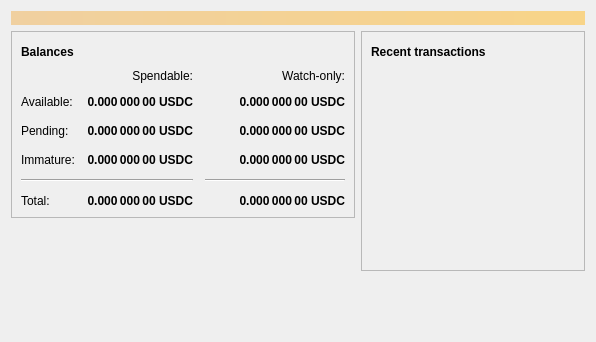
<?xml version="1.0" encoding="UTF-8"?>
<ui version="4.0">
 <class>OverviewPage</class>
 <widget class="QWidget" name="OverviewPage">
  <property name="geometry">
   <rect>
    <x>0</x>
    <y>0</y>
    <width>596</width>
    <height>342</height>
   </rect>
  </property>
  <property name="windowTitle">
   <string>Form</string>
  </property>
  <layout class="QVBoxLayout" name="topLayout">
   <item>
    <widget class="QLabel" name="labelAlerts">
     <property name="visible">
      <bool>false</bool>
     </property>
     <property name="styleSheet">
      <string notr="true">QLabel { background-color: qlineargradient(x1: 0, y1: 0, x2: 1, y2: 0, stop:0 #F0D0A0, stop:1 #F8D488); color:#000000; }</string>
     </property>
     <property name="wordWrap">
      <bool>true</bool>
     </property>
     <property name="margin">
      <number>3</number>
     </property>
     <property name="textInteractionFlags">
      <set>Qt::TextSelectableByMouse</set>
     </property>
    </widget>
   </item>
   <item>
    <layout class="QHBoxLayout" name="horizontalLayout" stretch="1,1">
     <item>
      <layout class="QVBoxLayout" name="verticalLayout_2">
       <item>
        <widget class="QFrame" name="frame">
         <property name="frameShape">
          <enum>QFrame::StyledPanel</enum>
         </property>
         <property name="frameShadow">
          <enum>QFrame::Raised</enum>
         </property>
         <layout class="QVBoxLayout" name="verticalLayout_4">
          <item>
           <layout class="QHBoxLayout" name="horizontalLayout_4">
            <item>
             <widget class="QLabel" name="label_5">
              <property name="font">
               <font>
                <weight>75</weight>
                <bold>true</bold>
               </font>
              </property>
              <property name="text">
               <string>Balances</string>
              </property>
             </widget>
            </item>
            <item>
             <widget class="QPushButton" name="labelWalletStatus">
              <property name="enabled">
               <bool>false</bool>
              </property>
              <property name="maximumSize">
               <size>
                <width>30</width>
                <height>16777215</height>
               </size>
              </property>
              <property name="toolTip">
               <string>The displayed information may be out of date. Your wallet automatically synchronizes with the USCoin network after a connection is established, but this process has not completed yet.</string>
              </property>
              <property name="text">
               <string/>
              </property>
              <property name="icon">
               <iconset resource="../bitcoin.qrc">
                <normaloff>:/icons/warning</normaloff>
                <disabledoff>:/icons/warning</disabledoff>:/icons/warning</iconset>
              </property>
              <property name="iconSize">
               <size>
                <width>24</width>
                <height>24</height>
               </size>
              </property>
              <property name="flat">
               <bool>true</bool>
              </property>
             </widget>
            </item>
            <item>
             <spacer name="horizontalSpacer_3">
              <property name="orientation">
               <enum>Qt::Horizontal</enum>
              </property>
              <property name="sizeHint" stdset="0">
               <size>
                <width>40</width>
                <height>20</height>
               </size>
              </property>
             </spacer>
            </item>
           </layout>
          </item>
          <item>
           <layout class="QGridLayout" name="gridLayout">
            <property name="spacing">
             <number>12</number>
            </property>
            <item row="2" column="2">
             <widget class="QLabel" name="labelWatchPending">
              <property name="font">
               <font>
                <weight>75</weight>
                <bold>true</bold>
               </font>
              </property>
              <property name="cursor">
               <cursorShape>IBeamCursor</cursorShape>
              </property>
              <property name="toolTip">
               <string>Unconfirmed transactions to watch-only addresses</string>
              </property>
              <property name="text">
               <string notr="true">0.000 000 00 USDC</string>
              </property>
              <property name="alignment">
               <set>Qt::AlignRight|Qt::AlignTrailing|Qt::AlignVCenter</set>
              </property>
              <property name="textInteractionFlags">
               <set>Qt::LinksAccessibleByMouse|Qt::TextSelectableByKeyboard|Qt::TextSelectableByMouse</set>
              </property>
             </widget>
            </item>
            <item row="2" column="1">
             <widget class="QLabel" name="labelUnconfirmed">
              <property name="font">
               <font>
                <weight>75</weight>
                <bold>true</bold>
               </font>
              </property>
              <property name="cursor">
               <cursorShape>IBeamCursor</cursorShape>
              </property>
              <property name="toolTip">
               <string>Total of transactions that have yet to be confirmed, and do not yet count toward the spendable balance</string>
              </property>
              <property name="text">
               <string notr="true">0.000 000 00 USDC</string>
              </property>
              <property name="alignment">
               <set>Qt::AlignRight|Qt::AlignTrailing|Qt::AlignVCenter</set>
              </property>
              <property name="textInteractionFlags">
               <set>Qt::LinksAccessibleByMouse|Qt::TextSelectableByKeyboard|Qt::TextSelectableByMouse</set>
              </property>
             </widget>
            </item>
            <item row="3" column="2">
             <widget class="QLabel" name="labelWatchImmature">
              <property name="font">
               <font>
                <weight>75</weight>
                <bold>true</bold>
               </font>
              </property>
              <property name="cursor">
               <cursorShape>IBeamCursor</cursorShape>
              </property>
              <property name="toolTip">
               <string>Mined balance in watch-only addresses that has not yet matured</string>
              </property>
              <property name="text">
               <string notr="true">0.000 000 00 USDC</string>
              </property>
              <property name="alignment">
               <set>Qt::AlignRight|Qt::AlignTrailing|Qt::AlignVCenter</set>
              </property>
              <property name="textInteractionFlags">
               <set>Qt::LinksAccessibleByMouse|Qt::TextSelectableByKeyboard|Qt::TextSelectableByMouse</set>
              </property>
             </widget>
            </item>
            <item row="4" column="0" colspan="2">
             <widget class="Line" name="line">
              <property name="orientation">
               <enum>Qt::Horizontal</enum>
              </property>
             </widget>
            </item>
            <item row="4" column="2">
             <widget class="Line" name="lineWatchBalance">
              <property name="sizePolicy">
               <sizepolicy hsizetype="Preferred" vsizetype="Fixed">
                <horstretch>0</horstretch>
                <verstretch>0</verstretch>
               </sizepolicy>
              </property>
              <property name="minimumSize">
               <size>
                <width>140</width>
                <height>0</height>
               </size>
              </property>
              <property name="orientation">
               <enum>Qt::Horizontal</enum>
              </property>
             </widget>
            </item>
            <item row="5" column="0">
             <widget class="QLabel" name="labelTotalText">
              <property name="text">
               <string>Total:</string>
              </property>
             </widget>
            </item>
            <item row="3" column="1">
             <widget class="QLabel" name="labelImmature">
              <property name="font">
               <font>
                <weight>75</weight>
                <bold>true</bold>
               </font>
              </property>
              <property name="cursor">
               <cursorShape>IBeamCursor</cursorShape>
              </property>
              <property name="toolTip">
               <string>Mined balance that has not yet matured</string>
              </property>
              <property name="text">
               <string notr="true">0.000 000 00 USDC</string>
              </property>
              <property name="alignment">
               <set>Qt::AlignRight|Qt::AlignTrailing|Qt::AlignVCenter</set>
              </property>
              <property name="textInteractionFlags">
               <set>Qt::LinksAccessibleByMouse|Qt::TextSelectableByKeyboard|Qt::TextSelectableByMouse</set>
              </property>
             </widget>
            </item>
            <item row="2" column="3">
             <spacer name="horizontalSpacer_2">
              <property name="orientation">
               <enum>Qt::Horizontal</enum>
              </property>
              <property name="sizeHint" stdset="0">
               <size>
                <width>40</width>
                <height>20</height>
               </size>
              </property>
             </spacer>
            </item>
            <item row="3" column="0">
             <widget class="QLabel" name="labelImmatureText">
              <property name="text">
               <string>Immature:</string>
              </property>
             </widget>
            </item>
            <item row="5" column="1">
             <widget class="QLabel" name="labelTotal">
              <property name="font">
               <font>
                <weight>75</weight>
                <bold>true</bold>
               </font>
              </property>
              <property name="cursor">
               <cursorShape>IBeamCursor</cursorShape>
              </property>
              <property name="toolTip">
               <string>Your current total balance</string>
              </property>
              <property name="text">
               <string notr="true">0.000 000 00 USDC</string>
              </property>
              <property name="alignment">
               <set>Qt::AlignRight|Qt::AlignTrailing|Qt::AlignVCenter</set>
              </property>
              <property name="textInteractionFlags">
               <set>Qt::LinksAccessibleByMouse|Qt::TextSelectableByKeyboard|Qt::TextSelectableByMouse</set>
              </property>
             </widget>
            </item>
            <item row="5" column="2">
             <widget class="QLabel" name="labelWatchTotal">
              <property name="font">
               <font>
                <weight>75</weight>
                <bold>true</bold>
               </font>
              </property>
              <property name="cursor">
               <cursorShape>IBeamCursor</cursorShape>
              </property>
              <property name="toolTip">
               <string>Current total balance in watch-only addresses</string>
              </property>
              <property name="text">
               <string notr="true">0.000 000 00 USDC</string>
              </property>
              <property name="alignment">
               <set>Qt::AlignRight|Qt::AlignTrailing|Qt::AlignVCenter</set>
              </property>
              <property name="textInteractionFlags">
               <set>Qt::LinksAccessibleByMouse|Qt::TextSelectableByKeyboard|Qt::TextSelectableByMouse</set>
              </property>
             </widget>
            </item>
            <item row="0" column="2">
             <widget class="QLabel" name="labelWatchonly">
              <property name="text">
               <string>Watch-only:</string>
              </property>
              <property name="alignment">
               <set>Qt::AlignRight|Qt::AlignTrailing|Qt::AlignVCenter</set>
              </property>
             </widget>
            </item>
            <item row="1" column="0">
             <widget class="QLabel" name="labelBalanceText">
              <property name="text">
               <string>Available:</string>
              </property>
             </widget>
            </item>
            <item row="1" column="1">
             <widget class="QLabel" name="labelBalance">
              <property name="font">
               <font>
                <weight>75</weight>
                <bold>true</bold>
               </font>
              </property>
              <property name="cursor">
               <cursorShape>IBeamCursor</cursorShape>
              </property>
              <property name="toolTip">
               <string>Your current spendable balance</string>
              </property>
              <property name="text">
               <string notr="true">0.000 000 00 USDC</string>
              </property>
              <property name="alignment">
               <set>Qt::AlignRight|Qt::AlignTrailing|Qt::AlignVCenter</set>
              </property>
              <property name="textInteractionFlags">
               <set>Qt::LinksAccessibleByMouse|Qt::TextSelectableByKeyboard|Qt::TextSelectableByMouse</set>
              </property>
             </widget>
            </item>
            <item row="1" column="2">
             <widget class="QLabel" name="labelWatchAvailable">
              <property name="font">
               <font>
                <weight>75</weight>
                <bold>true</bold>
               </font>
              </property>
              <property name="cursor">
               <cursorShape>IBeamCursor</cursorShape>
              </property>
              <property name="toolTip">
               <string>Your current balance in watch-only addresses</string>
              </property>
              <property name="text">
               <string notr="true">0.000 000 00 USDC</string>
              </property>
              <property name="alignment">
               <set>Qt::AlignRight|Qt::AlignTrailing|Qt::AlignVCenter</set>
              </property>
              <property name="textInteractionFlags">
               <set>Qt::LinksAccessibleByMouse|Qt::TextSelectableByKeyboard|Qt::TextSelectableByMouse</set>
              </property>
             </widget>
            </item>
            <item row="2" column="0">
             <widget class="QLabel" name="labelPendingText">
              <property name="text">
               <string>Pending:</string>
              </property>
             </widget>
            </item>
            <item row="0" column="1">
             <widget class="QLabel" name="labelSpendable">
              <property name="text">
               <string>Spendable:</string>
              </property>
              <property name="alignment">
               <set>Qt::AlignRight|Qt::AlignTrailing|Qt::AlignVCenter</set>
              </property>
             </widget>
            </item>
           </layout>
          </item>
         </layout>
        </widget>
       </item>
       <item>
        <spacer name="verticalSpacer">
         <property name="orientation">
          <enum>Qt::Vertical</enum>
         </property>
         <property name="sizeHint" stdset="0">
          <size>
           <width>20</width>
           <height>40</height>
          </size>
         </property>
        </spacer>
       </item>
      </layout>
     </item>
     <item>
      <layout class="QVBoxLayout" name="verticalLayout_3">
       <item>
        <widget class="QFrame" name="frame_2">
         <property name="frameShape">
          <enum>QFrame::StyledPanel</enum>
         </property>
         <property name="frameShadow">
          <enum>QFrame::Raised</enum>
         </property>
         <layout class="QVBoxLayout" name="verticalLayout">
          <item>
           <layout class="QHBoxLayout" name="horizontalLayout_2">
            <item>
             <widget class="QLabel" name="label_4">
              <property name="font">
               <font>
                <weight>75</weight>
                <bold>true</bold>
               </font>
              </property>
              <property name="text">
               <string>Recent transactions</string>
              </property>
             </widget>
            </item>
            <item>
             <widget class="QPushButton" name="labelTransactionsStatus">
              <property name="enabled">
               <bool>false</bool>
              </property>
              <property name="maximumSize">
               <size>
                <width>30</width>
                <height>16777215</height>
               </size>
              </property>
              <property name="toolTip">
               <string>The displayed information may be out of date. Your wallet automatically synchronizes with the USCoin network after a connection is established, but this process has not completed yet.</string>
              </property>
              <property name="text">
               <string/>
              </property>
              <property name="icon">
               <iconset resource="../bitcoin.qrc">
                <normaloff>:/icons/warning</normaloff>
                <disabledoff>:/icons/warning</disabledoff>:/icons/warning</iconset>
              </property>
              <property name="iconSize">
               <size>
                <width>24</width>
                <height>24</height>
               </size>
              </property>
              <property name="flat">
               <bool>true</bool>
              </property>
             </widget>
            </item>
            <item>
             <spacer name="horizontalSpacer">
              <property name="orientation">
               <enum>Qt::Horizontal</enum>
              </property>
              <property name="sizeHint" stdset="0">
               <size>
                <width>40</width>
                <height>20</height>
               </size>
              </property>
             </spacer>
            </item>
           </layout>
          </item>
          <item>
           <widget class="QListView" name="listTransactions">
            <property name="styleSheet">
             <string notr="true">QListView { background: transparent; }</string>
            </property>
            <property name="frameShape">
             <enum>QFrame::NoFrame</enum>
            </property>
            <property name="verticalScrollBarPolicy">
             <enum>Qt::ScrollBarAlwaysOff</enum>
            </property>
            <property name="horizontalScrollBarPolicy">
             <enum>Qt::ScrollBarAlwaysOff</enum>
            </property>
            <property name="selectionMode">
             <enum>QAbstractItemView::NoSelection</enum>
            </property>
           </widget>
          </item>
         </layout>
        </widget>
       </item>
       <item>
        <spacer name="verticalSpacer_2">
         <property name="orientation">
          <enum>Qt::Vertical</enum>
         </property>
         <property name="sizeHint" stdset="0">
          <size>
           <width>20</width>
           <height>40</height>
          </size>
         </property>
        </spacer>
       </item>
      </layout>
     </item>
    </layout>
   </item>
  </layout>
 </widget>
 <resources/>
 <connections/>
</ui>
